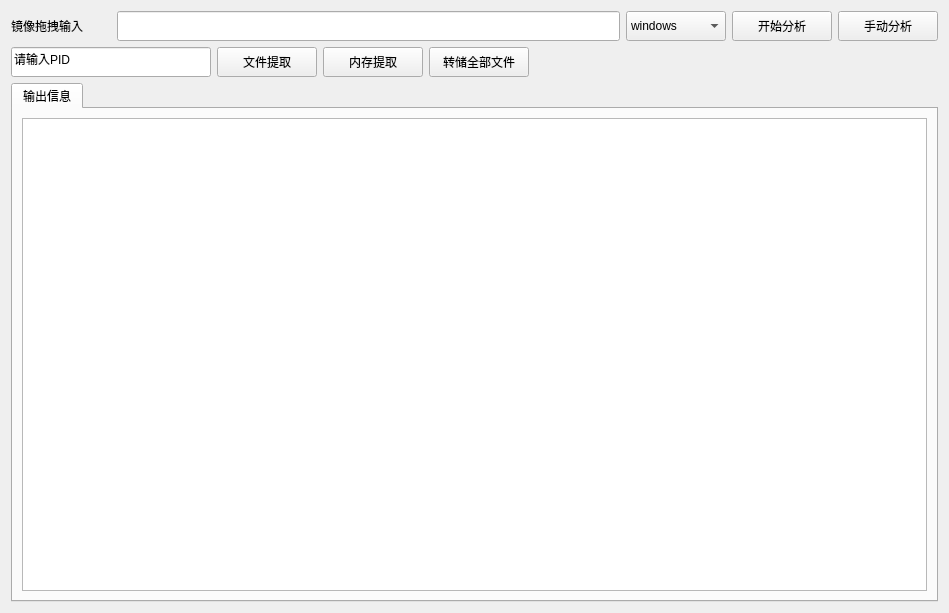
<?xml version="1.0" encoding="UTF-8"?>
<ui version="4.0">
 <class>main_wandows</class>
 <widget class="QWidget" name="main_wandows">
  <property name="geometry">
   <rect>
    <x>0</x>
    <y>0</y>
    <width>949</width>
    <height>613</height>
   </rect>
  </property>
  <property name="windowTitle">
   <string>SQM的内存分析工具</string>
  </property>
  <layout class="QVBoxLayout" name="verticalLayout_2">
   <item>
    <layout class="QVBoxLayout" name="verticalLayout">
     <item>
      <layout class="QHBoxLayout" name="horizontalLayout_2">
       <item>
        <widget class="QLabel" name="label">
         <property name="minimumSize">
          <size>
           <width>100</width>
           <height>30</height>
          </size>
         </property>
         <property name="maximumSize">
          <size>
           <width>100</width>
           <height>30</height>
          </size>
         </property>
         <property name="text">
          <string>镜像拖拽输入</string>
         </property>
        </widget>
       </item>
       <item>
        <widget class="QLineEdit" name="filepath_line">
         <property name="minimumSize">
          <size>
           <width>300</width>
           <height>30</height>
          </size>
         </property>
         <property name="maximumSize">
          <size>
           <width>16777215</width>
           <height>30</height>
          </size>
         </property>
         <property name="readOnly">
          <bool>true</bool>
         </property>
        </widget>
       </item>
       <item>
        <widget class="QComboBox" name="os_list">
         <property name="minimumSize">
          <size>
           <width>100</width>
           <height>30</height>
          </size>
         </property>
         <property name="maximumSize">
          <size>
           <width>100</width>
           <height>30</height>
          </size>
         </property>
         <property name="sizeIncrement">
          <size>
           <width>0</width>
           <height>0</height>
          </size>
         </property>
         <property name="currentText">
          <string>windows</string>
         </property>
         <item>
          <property name="text">
           <string>windows</string>
          </property>
         </item>
         <item>
          <property name="text">
           <string>linux</string>
          </property>
         </item>
         <item>
          <property name="text">
           <string>macos</string>
          </property>
         </item>
        </widget>
       </item>
       <item>
        <widget class="QPushButton" name="start_but">
         <property name="minimumSize">
          <size>
           <width>100</width>
           <height>30</height>
          </size>
         </property>
         <property name="maximumSize">
          <size>
           <width>16777215</width>
           <height>30</height>
          </size>
         </property>
         <property name="text">
          <string>开始分析</string>
         </property>
        </widget>
       </item>
       <item>
        <widget class="QPushButton" name="sd_but">
         <property name="minimumSize">
          <size>
           <width>100</width>
           <height>30</height>
          </size>
         </property>
         <property name="maximumSize">
          <size>
           <width>100</width>
           <height>30</height>
          </size>
         </property>
         <property name="text">
          <string>手动分析</string>
         </property>
        </widget>
       </item>
      </layout>
     </item>
     <item>
      <layout class="QHBoxLayout" name="horizontalLayout_18">
       <item>
        <widget class="QLineEdit" name="pid_input">
         <property name="minimumSize">
          <size>
           <width>200</width>
           <height>30</height>
          </size>
         </property>
         <property name="maximumSize">
          <size>
           <width>200</width>
           <height>30</height>
          </size>
         </property>
         <property name="text">
          <string>请输入PID</string>
         </property>
        </widget>
       </item>
       <item>
        <widget class="QPushButton" name="tiqu_but">
         <property name="minimumSize">
          <size>
           <width>100</width>
           <height>30</height>
          </size>
         </property>
         <property name="maximumSize">
          <size>
           <width>100</width>
           <height>30</height>
          </size>
         </property>
         <property name="text">
          <string>文件提取</string>
         </property>
        </widget>
       </item>
       <item>
        <widget class="QPushButton" name="mem_but">
         <property name="minimumSize">
          <size>
           <width>100</width>
           <height>30</height>
          </size>
         </property>
         <property name="maximumSize">
          <size>
           <width>100</width>
           <height>30</height>
          </size>
         </property>
         <property name="text">
          <string>内存提取</string>
         </property>
        </widget>
       </item>
       <item>
        <widget class="QPushButton" name="file_dump">
         <property name="minimumSize">
          <size>
           <width>100</width>
           <height>30</height>
          </size>
         </property>
         <property name="maximumSize">
          <size>
           <width>100</width>
           <height>30</height>
          </size>
         </property>
         <property name="text">
          <string>转储全部文件</string>
         </property>
        </widget>
       </item>
       <item>
        <spacer name="horizontalSpacer">
         <property name="orientation">
          <enum>Qt::Horizontal</enum>
         </property>
         <property name="sizeHint" stdset="0">
          <size>
           <width>40</width>
           <height>20</height>
          </size>
         </property>
        </spacer>
       </item>
      </layout>
     </item>
     <item>
      <widget class="QTabWidget" name="tabWidget">
       <property name="currentIndex">
        <number>0</number>
       </property>
       <widget class="QWidget" name="tab">
        <attribute name="title">
         <string>输出信息</string>
        </attribute>
        <layout class="QHBoxLayout" name="horizontalLayout">
         <item>
          <widget class="QTextEdit" name="echo"/>
         </item>
        </layout>
       </widget>
      </widget>
     </item>
    </layout>
   </item>
  </layout>
 </widget>
 <resources/>
 <connections/>
</ui>
